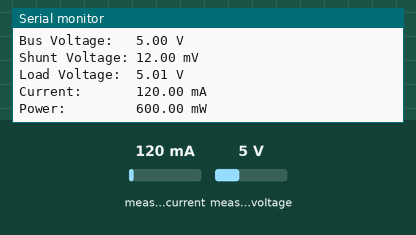
Recording of a sketch running on a simulated Arduino Uno, built with avr-gcc and run on an emulated ATmega328P. Shown: the last lines printed to the serial monitor. Inputs (shaded band) come from the test bench; at power-on: measured current 120 mA, measured voltage 5 V.

Above: at 1.7 s.
1.8 s: measured current set to 40 mA
At 3.4 s:
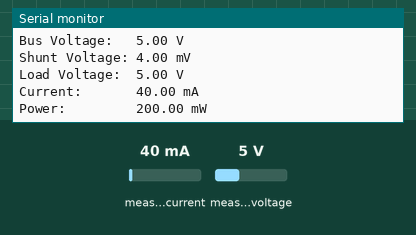
3.9 s: measured voltage set to 0.3 V
At 5.4 s:
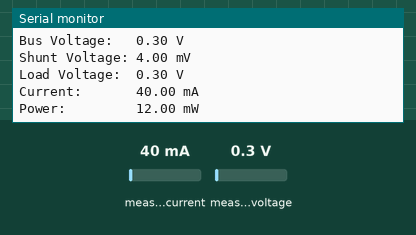
6.0 s: measured current set to 500 mA
At 7.5 s:
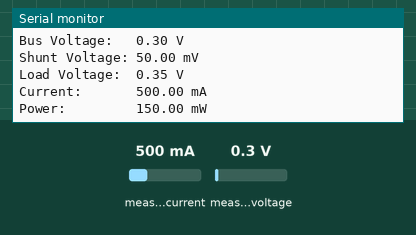
Timing chart, 0 to 9.0 s (numbered marks = the images above; inputs shaded):
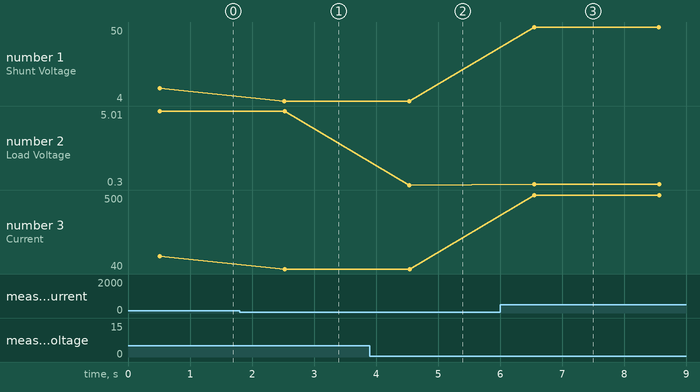

The sketch:

ina219.ino
```cpp
#include <Wire.h>
#include <Adafruit_INA219.h>

Adafruit_INA219 ina219;

void setup() {
  // put your setup code here, to run once:
  Serial.begin(115200);
  uint32_t frequency;
  delay(500);
}

void loop() {
  // put your main code here, to run repeatedly:
  float shuntVoltage = 0;
  float busVoltage = 0;
  float current_mA = 0;
  float loadVoltage = 0;
  float power_mW = 0;

  shuntVoltage = ina219.getShuntVoltage_mV();
  busVoltage = ina219.getBusVoltage_V();             // Получение значение напряжения V
  current_mA = ina219.getCurrent_mA();               // Получение значение тока в мА
  power_mW = ina219.getPower_mW();                   // Получение значение мощности
  loadVoltage = busVoltage + (shuntVoltage / 1000);  // Расчет напряжение на нагрузки

  // Поочередно отправляем полученные значение в последовательный порт.
  Serial.print("Bus Voltage:   ");
  Serial.print(busVoltage);
  Serial.println(" V");
  Serial.print("Shunt Voltage: ");
  Serial.print(shuntVoltage);
  Serial.println(" mV");
  Serial.print("Load Voltage:  ");
  Serial.print(loadVoltage);
  Serial.println(" V");
  Serial.print("Current:       ");
  Serial.print(current_mA);
  Serial.println(" mA");
  Serial.print("Power:         ");
  Serial.print(power_mW);
  Serial.println(" mW");
  Serial.println("");

  delay(2000);  // Пауза
}
```

Measured:
- after the input at 1.8 s, the serial monitor: prints a new line after 0.72 s (image 1)
- after the input at 3.9 s, the serial monitor: prints a new line after 0.63 s (image 2)
- after the input at 6.0 s, the serial monitor: prints a new line after 0.55 s (image 3)
- plotted number 1: 12 → 4 after the input at 1.8 s, 4 → 50 after the input at 6.0 s
- plotted number 2: 5 → 0.3 after the input at 3.9 s, 0.3 → 0.35 after the input at 6.0 s
- plotted number 3: 120 → 40 after the input at 1.8 s, 40 → 500 after the input at 6.0 s
